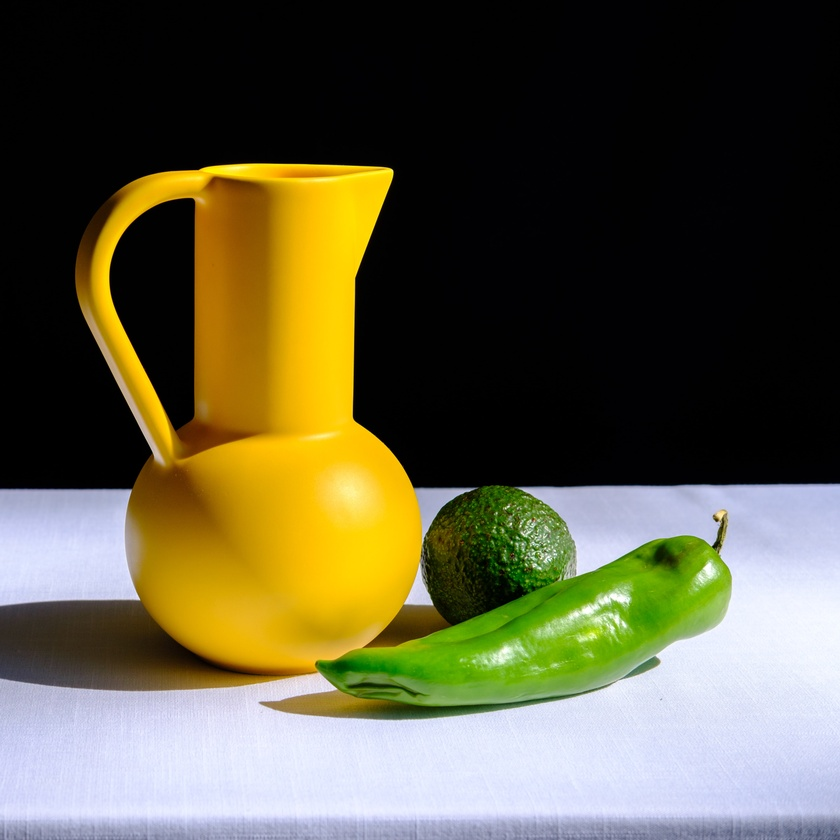
#> input picture images/5.jpg, 840 x 840 px, shrunk from 4084 x 4084 before the run
$ jupyter execute 01_kmeans_segmentation_rgb.ipynb
#> lines starting #> are read from the running program, lines starting #| are printed output that depends on the picture
# Opening image

[cell 1]
import cv2
from matplotlib import pyplot as plt

image = cv2.imread("../images/5.jpg")
#> image is the input picture: shape (840, 840, 3); mean B, G, R 64.9, 91.5, 95.8
image = cv2.cvtColor(image, cv2.COLOR_BGR2RGB)

#gray = cv2.cvtColor(image, cv2.COLOR_BGR2GRAY)

plt.imshow(image, cmap="gray", vmin=0, vmax=255)
#plt.imshow(image)
plt.axis("off")
plt.show()

# K-means clustering

[cell 2]
'''
Tutorial from: https://www.thepythoncode.com/article/kmeans-for-image-segmentation-opencv-python
'''

import numpy as np

# reshape the image to a 2D array of pixels and 3 color values (RGB)
pixel_values = image.reshape((-1, 3))

# convert to float
pixel_values = np.float32(pixel_values)

# define stopping criteria
criteria = (cv2.TERM_CRITERIA_EPS + cv2.TERM_CRITERIA_MAX_ITER, 100, 0.2)
k = 7
_, labels, (centers) = cv2.kmeans(pixel_values, k, None, criteria, 10, cv2.KMEANS_RANDOM_CENTERS)
#> centers = [[1.29, 1.35, 1.53], [163.3, 169.8, 184.4], [168.6, 116.4, 5.23], [241.4, 189.8, 7.97], [104, 160.6, 28.72], [66.43, 61.38, 20.69], [218.3, 223.3, 247.4]]

# convert back to 8 bit values
centers = np.uint8(centers)
#> centers = [[1, 1, 1], [163, 169, 184], [168, 116, 5], [241, 189, 7], [103, 160, 28], [66, 61, 20], [218, 223, 247]]

# flatten the labels array
labels = labels.flatten()

# convert all pixels to the color of the centroids
segmented_image = centers[labels.flatten()]

# reshape back to the original image dimension
segmented_image = segmented_image.reshape(image.shape)
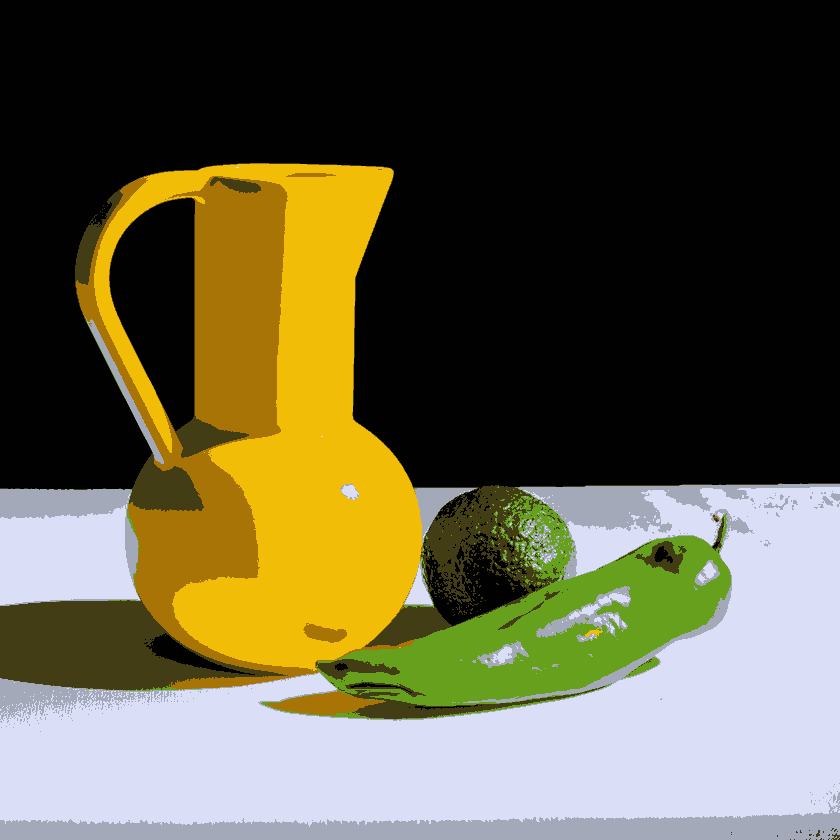
#> segmented_image: shape (840, 840, 3); mean R, G, B 95.5, 91.1, 64.4

# show the image
plt.imshow(segmented_image, cmap="gray", vmin=0, vmax=255)
plt.axis("off")
plt.show()


$ run again, with images/0.jpg copied over images/5.jpg
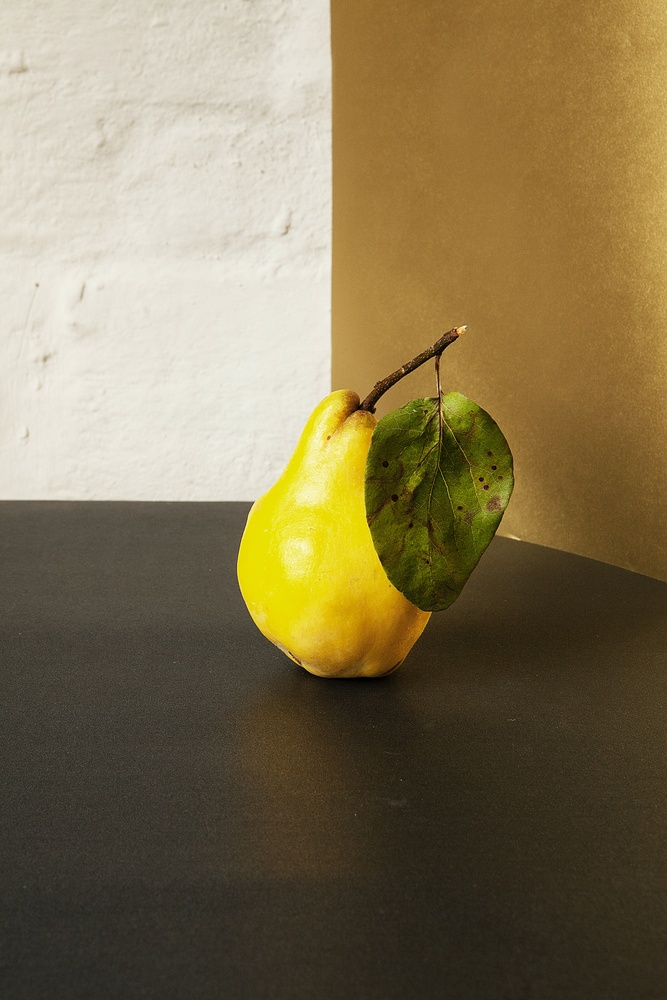
#> input picture images/0.jpg, 667 x 1000 px, shrunk from 1890 x 2835 before the run
#> image is the input picture: shape (1000, 667, 3); mean B, G, R 82.8, 116.4, 131
#> `_, labels, (centers) = cv2.kmeans(pixel_values, k, None, criteria, 10,..`: centers = [[152.5, 113.8, 51.51], [64.83, 57.21, 39.36], [227, 222.5, 208.5], [232.3, 212.2, 28.88], [179.5, 142.7, 70.3], [48.14, 41.47, 25.76], [91.56, 79.6, 53.49]]
#> `centers = np.uint8(centers)`: centers = [[152, 113, 51], [64, 57, 39], [226, 222, 208], [232, 212, 28], [179, 142, 70], [48, 41, 25], [91, 79, 53]]
#> `segmented_image = segmented_image.reshape(image.shape)`:
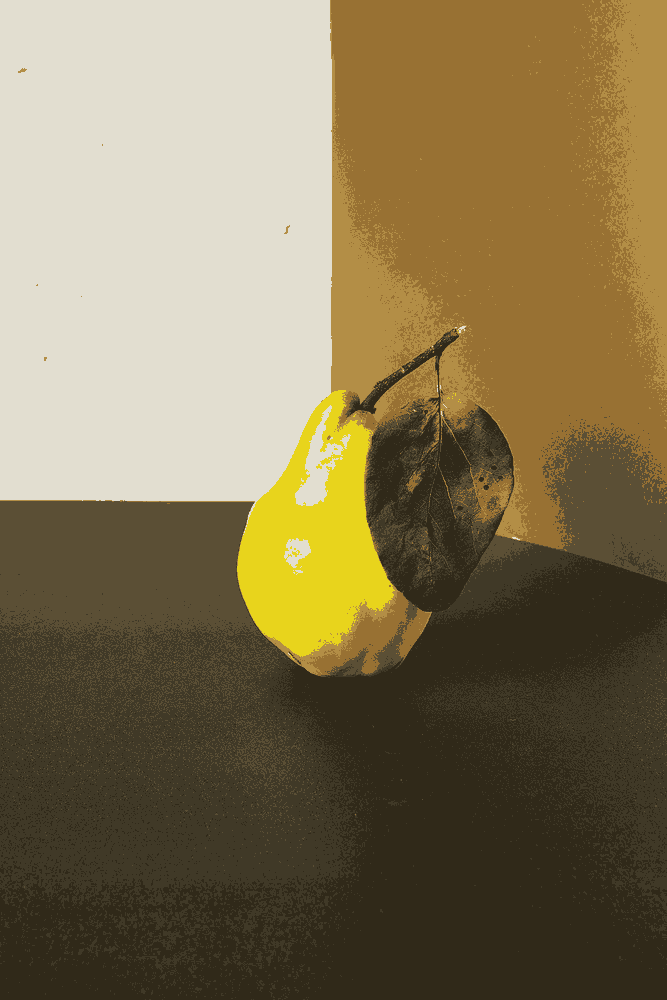
#> segmented_image: shape (1000, 667, 3); mean R, G, B 130.4, 115.9, 82.2

$ run again, with images/1.jpg copied over images/5.jpg
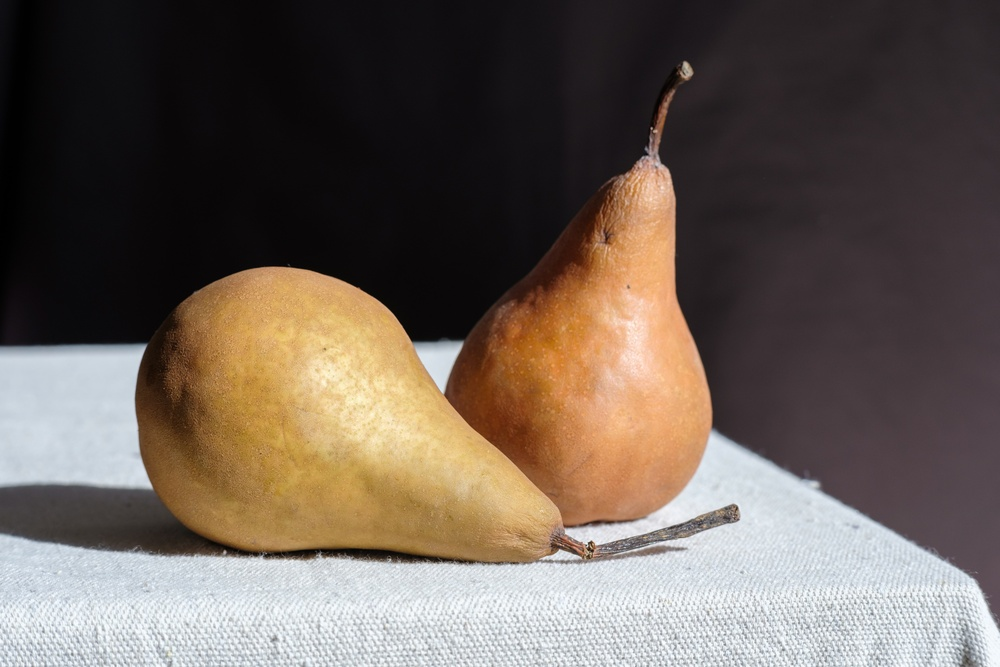
#> input picture images/1.jpg, 1000 x 667 px, shrunk from 6008 x 4005 before the run
#> image is the input picture: shape (667, 1000, 3); mean B, G, R 86.5, 95.3, 107.3
#> `_, labels, (centers) = cv2.kmeans(pixel_values, k, None, criteria, 10,..`: centers = [[181.8, 187.1, 192], [224.9, 176.6, 120.2], [13.07, 11.05, 12.77], [82.84, 64.21, 60.5], [218.3, 224, 228.2], [172.3, 124.4, 69.78], [48.17, 39.14, 40.47]]
#> `centers = np.uint8(centers)`: centers = [[181, 187, 191], [224, 176, 120], [13, 11, 12], [82, 64, 60], [218, 223, 228], [172, 124, 69], [48, 39, 40]]
#> `segmented_image = segmented_image.reshape(image.shape)`:
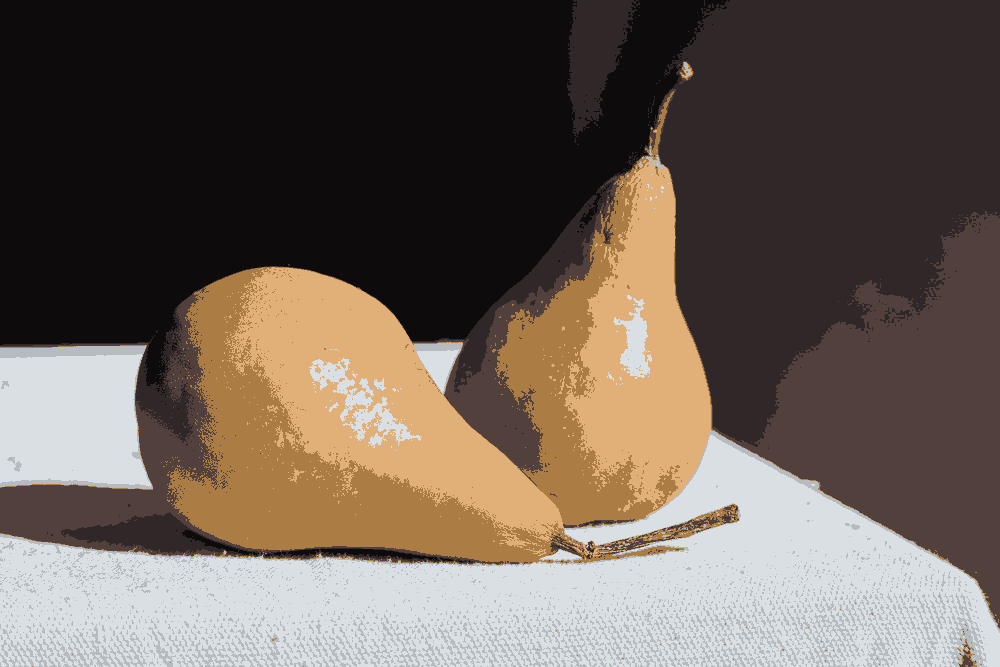
#> segmented_image: shape (667, 1000, 3); mean R, G, B 106.9, 95, 86

$ run again, with images/2.jpg copied over images/5.jpg
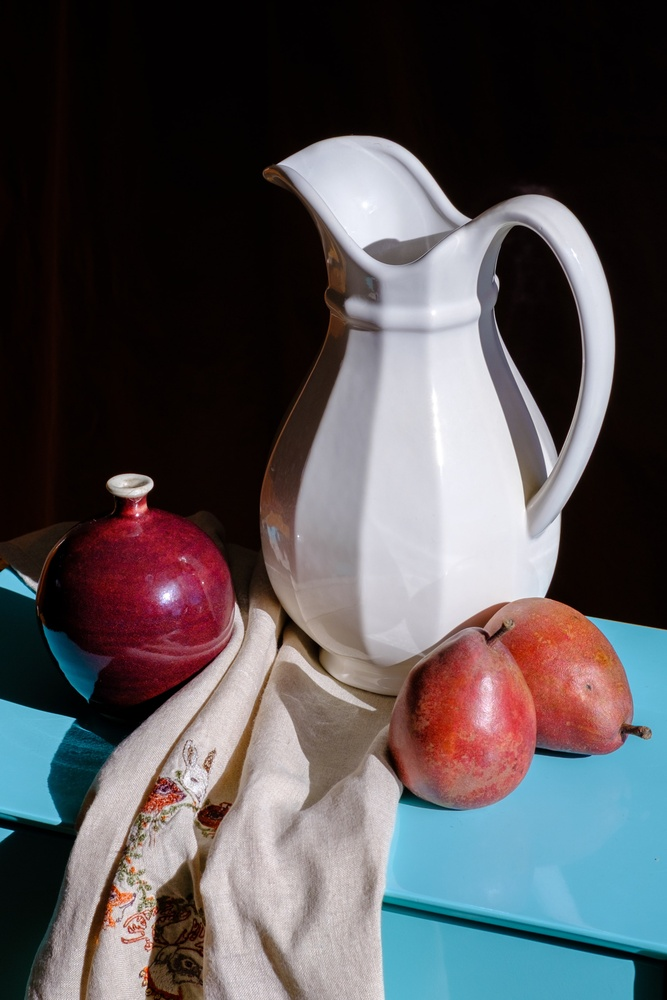
#> input picture images/2.jpg, 667 x 1000 px, shrunk from 2500 x 3750 before the run
#> image is the input picture: shape (1000, 667, 3); mean B, G, R 85.8, 82.9, 85.9
#> `_, labels, (centers) = cv2.kmeans(pixel_values, k, None, criteria, 10,..`: centers = [[172, 159.5, 160.8], [184.4, 87.14, 79.23], [96.92, 36.43, 34.98], [110.5, 102.6, 99.13], [8.38, 4.51, 3.69], [94.29, 177.6, 205.5], [213.9, 211, 216.4]]
#> `centers = np.uint8(centers)`: centers = [[171, 159, 160], [184, 87, 79], [96, 36, 34], [110, 102, 99], [8, 4, 3], [94, 177, 205], [213, 210, 216]]
#> `segmented_image = segmented_image.reshape(image.shape)`:
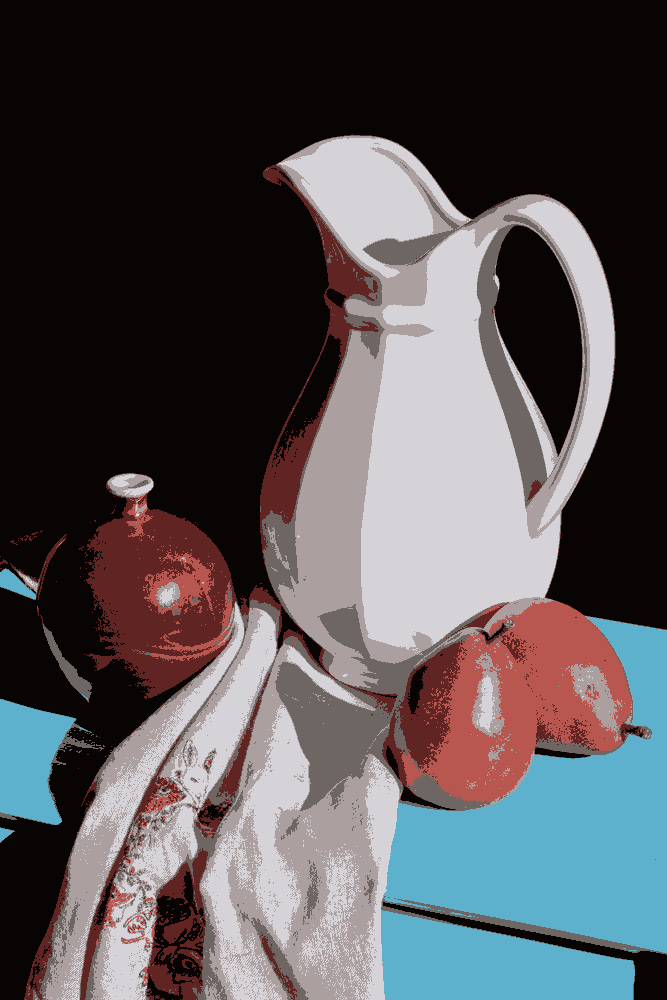
#> segmented_image: shape (1000, 667, 3); mean R, G, B 85.3, 82.3, 85.2
